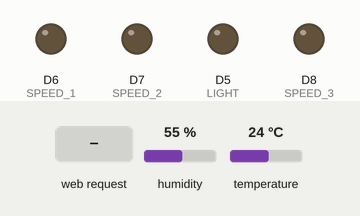
Bench run of a sketch on a simulated ESP8266 (NodeMCU). On the bench: output pins drawn as LEDs (lit = HIGH). The test bench sets the inputs (shaded band); at power-on: humidity 55 %, temperature 24 °C. WiFi joins after 1.5 s; servers stay silent unless stated; network time is answered at once with the bench clock; what the sketch prints to the serial monitor is not drawn.

Above: at 2.7 s.
2.8 s: HTTP request GET /speed_1 received
At 3.1 s:
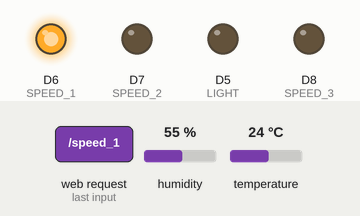
4.3 s: HTTP request GET /speed_2 received
At 5.5 s:
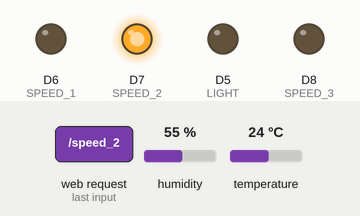
5.8 s: HTTP request GET /speed_3 received
At 6.7 s:
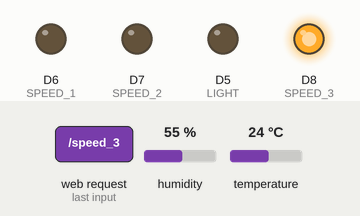
7.3 s: HTTP request GET /light received
At 7.8 s:
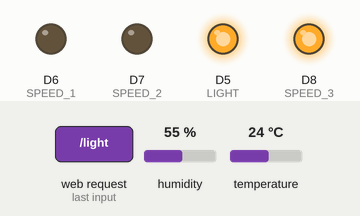
8.8 s: HTTP request GET /offSpeed received
At 10.0 s:
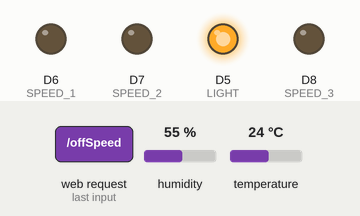
10.3 s: HTTP request GET /speed_1?start_time=ON received
At 11.3 s:
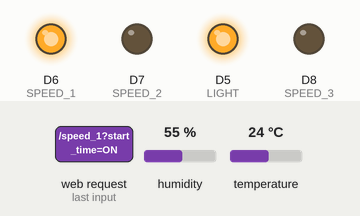
Timing chart, 0 to 12.8 s (numbered marks = the images above; inputs shaded):
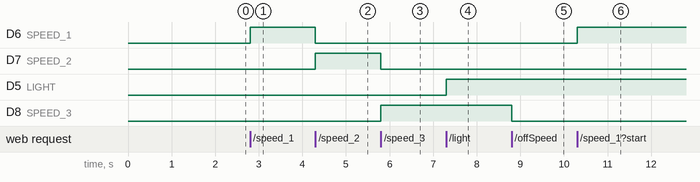

Measured:
- after the input at 2.8 s, D6 (SPEED_1): LOW → HIGH at once
- after the input at 4.3 s, D6 (SPEED_1): HIGH → LOW at once; D7 (SPEED_2): LOW → HIGH at once
- after the input at 5.8 s, D7 (SPEED_2): HIGH → LOW at once; D8 (SPEED_3): LOW → HIGH at once
- after the input at 7.3 s, D5 (LIGHT): LOW → HIGH at once
- after the input at 8.8 s, D8 (SPEED_3): HIGH → LOW at once
- after the input at 10.3 s, D6 (SPEED_1): LOW → HIGH at once

The sketch:

source.ino
```cpp
#include <ESP8266WiFi.h>
#include <ESP8266WebServer.h>
#include <NTPClient.h>
#include <WiFiUdp.h>
#include <DHT.h>
#include "website.h"

#define DHTPin D4
#define DHTTYPE DHT11
DHT dht(DHTPin,DHTTYPE);

#define LIGHT D5
#define SPEED_1 D6
#define SPEED_2 D7
#define SPEED_3 D8

float temp;
float humi;
String temp_value;
String humi_value;

String start_time;
String stop_time;
String timer = "OFF";
String LightState = "OFF";
String FanState = "OFF";

WiFiUDP ntpUDP;
NTPClient timeClient(ntpUDP, "2.asia.pool.ntp.org", 7*3600);
ESP8266WebServer webServer(1235);

char* ssid = "Phan Anh Tu";
char* pass = "999999991";

void setup() {
  // put your setup code here, to run once:
  Serial.begin(115200);
  pinMode(LIGHT, OUTPUT);
  pinMode(SPEED_1, OUTPUT);
  pinMode(SPEED_2, OUTPUT);
  pinMode(SPEED_3, OUTPUT);
  pinMode(DHTPin, INPUT);

  digitalWrite(SPEED_1, LOW);
  digitalWrite(SPEED_2, LOW);
  digitalWrite(SPEED_3, LOW);

  WiFi.mode(WIFI_STA);
  WiFi.begin(ssid,pass);
  while(WiFi.status()!= WL_CONNECTED) {
    delay(500);
    Serial.print("...");
  }
  Serial.print(WiFi.localIP());

  webServer.begin();
  webServer.on("/", mainPage);
  webServer.on("/light", inter_light);
  webServer.on("/setTimer", setTimer);
  webServer.on("/speed_1", speed1);
  webServer.on("/speed_2", speed2);
  webServer.on("/speed_3", speed3);
  webServer.on("/offSpeed", offspeed);
  webServer.on("/updateData", updateData);

  dht.begin();
  timeClient.begin();
}

void loop() {
  // Nghe yêu cầu từ client
  webServer.handleClient();
  // Cập nhật thời gian
  timeClient.update();
  // Đọc giá trị nhiệt độ từ cảm biến
  temp_value = readTemp();
  // Đọc giá trị độ ẩm từ cảm biến
  humi_value = readHumi();

  if(timer == "ON") //Bật chế độ hẹn giờ
  {
    String current_time = timeClient.getFormattedTime();
    if( start_time == current_time ) //Hẹn giờ bật đèn
    {
      digitalWrite(LIGHT, HIGH);
      LightState = "ON";
    }
    else if( stop_time == current_time ) //Hẹn giờ tắt đèn
    {
      digitalWrite(LIGHT, LOW);
      LightState = "OFF";
    }
  }
}

void mainPage() {
  String s = MainPage;
  webServer.send(200, "text/html", s);
}

// Hàm tương tác với đèn
void inter_light() {
  if(LightState == "OFF") //Đèn tắt => mở
  {
      digitalWrite(LIGHT, HIGH);
      LightState = "ON";
      webServer.send(200, "text/html", "Light:ON");
  }
  else //Đèn bật => tắt
  {
      digitalWrite(LIGHT, LOW);
      LightState = "OFF";
      webServer.send(200, "text/html", "Light:OFF");
  }
}

// Hàm bật tính năng hẹn giờ
void setTimer() {
    if(timer == "OFF") {
       start_time = webServer.arg("start_time");
       stop_time = webServer.arg("stop_time");
       webServer.send(200, "text/html", "Timer:ON");
       timer = "ON";
    }
    else {
      timer = "OFF";
      webServer.send(200, "text/html", "Timer:OFF");
    }
}

void speed1()
{
  digitalWrite(SPEED_2, LOW);
  digitalWrite(SPEED_3, LOW);
  digitalWrite(SPEED_1, HIGH);
  FanState = "1";
  webServer.send(200, "text/html", "OK");
}

void speed2()
{
  digitalWrite(SPEED_1, LOW);
  digitalWrite(SPEED_3, LOW);
  digitalWrite(SPEED_2, HIGH);
  FanState = "2";
  webServer.send(200, "text/html", "OK");
}

void speed3()
{
  digitalWrite(SPEED_1, LOW);
  digitalWrite(SPEED_2, LOW);
  digitalWrite(SPEED_3, HIGH);
  FanState = "3";
  webServer.send(200, "text/html", "OK");
}

void offspeed()
{
  digitalWrite(SPEED_1, LOW);
  digitalWrite(SPEED_2, LOW);
  digitalWrite(SPEED_3, LOW);
  FanState = "OFF";
  webServer.send(200, "text/html", "OFF");
}

String readTemp()
{
  temp = dht.readTemperature();
  String stemp = String(temp);
  if(isnan(temp))
  {
    return "ERR";
  }
  else
  {
    return stemp;
  }
}

String readHumi()
{
  humi = dht.readHumidity();
  String shumi = String(humi);
  if(isnan(humi))
  {
    return "ERR";
  }
  else
  {
    return shumi;
  }
}

void updateData() {
  String data = "{\"Light\": \"" + LightState + "\",\"Timer\": \"" + timer + "\",\"Speed\": \"" + FanState + "\",\"Temp\": \"" + temp_value + "\",\"Humi\": \"" + humi_value + "\"}";
  webServer.send(200, "application/json", data);
}
```

website.h
```cpp
/*
    Tạo biến lưu trang web
*/
const char MainPage[] PROGMEM = R"=====(
<!DOCTYPE html>
<html lang="en">

<head>
    <meta charset="UTF-8">
    <meta http-equiv="X-UA-Compatible" content="IE=edge">
    <meta name="viewport" content="width=device-width, initial-scale=1.0">
    <title>BẢNG ĐIỀU KHIỂN</title>
    <style>
        * {
            margin: 0px;
        }

        .content {
            width: auto;
            height: auto;
            display: grid;
            grid-template-rows: auto auto auto auto;
            padding: 3%;
        }

        button {
            width: 50px;
            height: 50px;
        }

        .light {
            display: grid;
            grid-template-rows: auto auto auto auto auto;
            text-align: center;
            padding: 2%;
            grid-gap: 2%;
            height: 270px;
        }

        .fan {
            display: grid;
            grid-template-rows: auto auto auto;
            text-align: center;
            padding: 2%;
            grid-gap: 1%;
        }

        .label {
            padding: 20px 0;
            width: 100%;
            height: 30px;
            text-align: center;
            background-color: rgb(10, 179, 10);
            color: white;
            font-size: 150%;
            box-shadow: 0 0 20px rgba(0, 0, 0, 0.3)
        }

        .sensor,
        .light {
            border-bottom: 1px solid rgb(192, 191, 191);
        }

        .obser_sensor {
            display: grid;
            grid-template-columns: 30% auto 30%;
        }

        img {
            height: 60px;
            width: 60px;
        }

        .value {
            margin: auto;
        }

        #temp_v, #humi_v {
            font-size: 25px;
        }
        #temp_v {
            color: rgb(216, 0, 0);
        }
        #humi_v {
            color: rgb(0, 0, 199);
        }

        button {
            outline: none;
            border-radius: 50px;
            background-color: white;
            border: 1px solid green;
            cursor: pointer;
        }

        .btn_timer {
            width: 100px;
            height: 30px;
            border-radius: 10px;
        }

        .light select {
            width: 70px;
            height: 25px;
            outline: none;
            border: none;
            border-bottom: 2px solid rgb(7, 190, 7);
            cursor: pointer;
        }

        @media only screen and (min-width: 960px) {
            .container {
                width: 50%;
                height: auto;
                margin: auto;
                border-left: 1px solid rgb(207, 207, 207);
                border-bottom-left-radius: 10px;
                border-bottom-right-radius: 10px;
                box-shadow: 0 0 20px rgba(0, 0, 0, 0.3);
            }
        }
    </style>
</head>

<body>
    <div class="container">
        <div class="label">
            <p>BẢNG ĐIỀU KHIỂN</p>
        </div>
        <div class="content">
            <div class="sensor">
                <div class="obser_sensor">
                    <img src="https://img.icons8.com/color-glass/96/000000/temperature.png" />
                    <div class="value">
                        <p id="temp_v"></p>
                    </div>
                </div>
                <div class="obser_sensor">
                    <img src="https://img.icons8.com/color/96/000000/hygrometer.png" />
                    <div class="value">
                        <p id="humi_v"></p>
                    </div>
                </div>
            </div>
            <div class="light">
                <div>
                    <img src="https://img.icons8.com/officel/80/000000/light-on.png" />
                </div>
                <div>
                    <button id="Light" class="btn_light" onclick="_request('light')">BẬT</button>
                </div>
                <div id="start-time">
                    <select name="hour" id="hour-start">
                        <option value="none">None</option>
                    </select>
                    <label> : </label>
                    <select name="min" id="min-start">
                        <option value="none">None</option>
                    </select>
                    <label> : </label>
                    <select name="sec" id="sec-start">
                        <option value="none">None</option>
                    </select>
                </div>
                <div id="stop-time">
                    <select name="hour" id="hour-stop">
                        <option value="none">None</option>
                    </select>
                    <label> : </label>
                    <select name="min" id="min-stop">
                        <option value="none">None</option>
                    </select>
                    <label> : </label>
                    <select name="sec" id="sec-stop">
                        <option value="none">None</option>
                    </select>
                </div>
                <div class="alarm">
                    <button id="timer" class="btn_timer" onclick="_request('setTimer')">Hẹn giờ</button>
                </div>
            </div>

            <div class="fan">
                <div>
                    <img src="https://img.icons8.com/color/96/000000/fan.png" />

                </div>

                <div>
                    <button id="Fan" class="btn_fan" onclick="_request('offSpeed')">TẮT</button>
                </div>

                <div class="btn-group speed_fan">
                    <button id="Fan1" class="btn btn-outline-primary on_off" onclick="_request('speed_1')">1</button>
                    <button id="Fan2" class="btn btn-outline-primary on_off" onclick="_request('speed_2')">2</button>
                    <button id="Fan3" class="btn btn-outline-primary on_off " onclick="_request('speed_3')">3</button>
                </div>

            </div>
        </div>
    </div>

    <script>
        for (var i = 0; i <= 24; i++) {
            var h1 = document.createElement("OPTION");
            var h2 = document.createElement("OPTION");
            var x = i;
            if (i < 10) x = "0" + i;
            h1.setAttribute("value", x);
            h2.setAttribute("value", x);
            h1.innerHTML = i;
            h2.innerHTML = i;
            document.getElementById("hour-start").appendChild(h1);
            document.getElementById("hour-stop").appendChild(h2);
        }
        for (var i = 0; i <= 60; i++) {
            var m1 = document.createElement("OPTION");
            var s1 = document.createElement("OPTION");
            var m2 = document.createElement("OPTION");
            var s2 = document.createElement("OPTION");
            var x = i;
            if (i < 10) x = "0" + i;
            m1.setAttribute("value", x);
            s1.setAttribute("value", x);
            m1.innerHTML = i;
            s1.innerHTML = i;
            m2.setAttribute("value", x);
            s2.setAttribute("value", x);
            m2.innerHTML = i;
            s2.innerHTML = i;
            document.getElementById("min-start").appendChild(m1);
            document.getElementById("sec-start").appendChild(s1);
            document.getElementById("min-stop").appendChild(m2);
            document.getElementById("sec-stop").appendChild(s2);
        }

        var xhttp = new XMLHttpRequest();

        var data = "";
        function check_TimeSelect() {
            var start_time = document.getElementById("start-time").children;
            var stop_time = document.getElementById("stop-time").children;
            if (start_time[0].value != "none" && start_time[2].value != "none" && start_time[4].value != "none") {
                data += "start_time=" + start_time[0].value + ":" + start_time[2].value + ":" + start_time[4].value + "&";
            }
            else data += "start_time=none&";

            if (stop_time[0].value != "none" && stop_time[2].value != "none" && stop_time[4].value != "none") {
                data += "stop_time=" + stop_time[0].value + ":" + stop_time[2].value + ":" + stop_time[4].value;
            }
            else data += "stop_time=none";
        }

        function _request(url) {
            if (url == "setTimer") {
                check_TimeSelect();
                xhttp.open("POST", "/" + url, true);
                xhttp.setRequestHeader("Content-type", "application/x-www-form-urlencoded");
                xhttp.send(data);
                data = "";
            }
            else {
                xhttp.open("POST", "/" + url, true);
                xhttp.setRequestHeader("Content-type", "application/x-www-form-urlencoded");
                xhttp.send();
            }
        }

        function updateData() {
            if (xhttp.readyState == 4 && xhttp.status == 200) {
                var dataJson = JSON.parse(xhttp.responseText);
                console.log(dataJson);
                var temp = document.getElementById("temp_v");
                var humi = document.getElementById("humi_v");
                var light = document.getElementById("Light");
                var timer = document.getElementById("timer");
                var fanOff = document.getElementById("Fan");
                var speed1 = document.getElementById("Fan1");
                var speed2 = document.getElementById("Fan2");
                var speed3 = document.getElementById("Fan3");

                if(dataJson.Temp == "ERR") temp.innerHTML = "Không đo được nhiệt độ !";
                else temp.innerHTML = dataJson.Temp + "&#8451";
                if(dataJson.Humi == "ERR") humi.innerHTML = "Không đo được độ ẩm !";
                else humi.innerHTML = dataJson.Humi + "% RH";

                if (dataJson.Light == "ON") {
                    light.innerHTML = "TẮT";
                    light.style.backgroundColor = "rgb(10, 197, 10)";
                }
                else {
                    light.innerHTML = "BẬT";
                    light.style.backgroundColor = "white";
                }

                if(dataJson.Timer == "ON") {
                    timer.innerHTML = "Tắt hẹn giờ";
                    timer.style.backgroundColor = "rgb(10, 197, 10)";
                }
                else {
                    timer.innerHTML = "Hẹn giờ";
                    timer.style.backgroundColor = "white";
                }

                if (dataJson.Speed == "OFF") {
                    fanOff.style.backgroundColor = "rgb(10, 197, 10)";
                    speed1.style.backgroundColor = "white";
                    speed2.style.backgroundColor = "white";
                    speed3.style.backgroundColor = "white";
                }
                else {
                    if (dataJson.Speed == "1") {
                        fanOff.style.backgroundColor = "white";
                        speed1.style.backgroundColor = "rgb(10, 197, 10)";
                        speed2.style.backgroundColor = "white";
                        speed3.style.backgroundColor = "white";
                    }
                    else if (dataJson.Speed == "2") {
                        fanOff.style.backgroundColor = "white";
                        speed1.style.backgroundColor = "white";
                        speed2.style.backgroundColor = "rgb(10, 197, 10)";
                        speed3.style.backgroundColor = "white";
                    }
                    else {
                        fanOff.style.backgroundColor = "white";
                        speed1.style.backgroundColor = "white";
                        speed2.style.backgroundColor = "white";
                        speed3.style.backgroundColor = "rgb(10, 197, 10)";
                    }
                }
            }
        }

        function sync() {
            xhttp.open("GET", "/updateData", true);
            xhttp.onreadystatechange = updateData;
            xhttp.send();
        }

        setInterval(sync, 1000);
    </script>
</body>

</html>
)=====";
```
